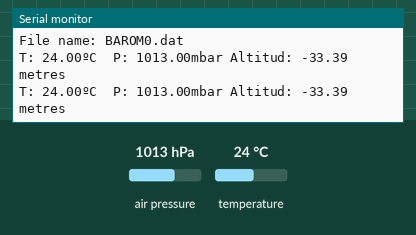
Simulated run of this sketch. Board: ATtiny85, built with avr-gcc and run on an emulated ATtiny85. On the bench: the last lines printed to the serial monitor. The test bench sets the inputs (shaded band); at power-on: air pressure 1013 hPa, temperature 24 °C. The local clock reads 2024-03-15 10:24:30 at power-on unless the sketch sets it; storage starts empty.

Above: at 11.2 s.
11.3 s: air pressure set to 952 hPa
At 12.6 s:
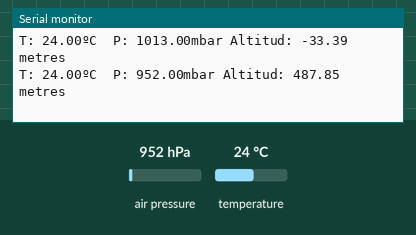
12.8 s: temperature set to 12 °C
At 13.9 s:
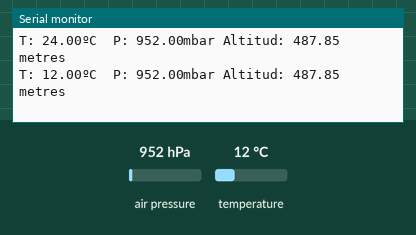
14.3 s: air pressure set to 975 hPa
At 20.34 s:
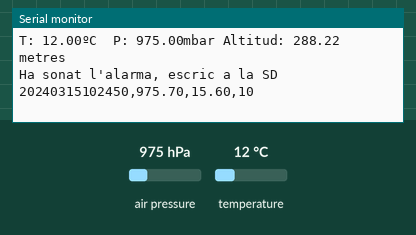
Timing chart, 0 to 21.8 s (numbered marks = the images above; inputs shaded):
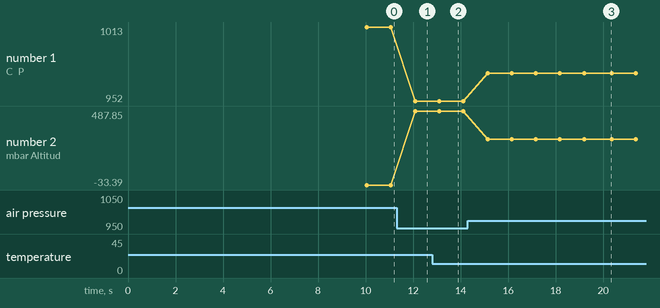

Measured:
- after the input at 11.3 s, the serial monitor: prints a new line after 0.78 s (image 1)
- after the input at 12.8 s, the serial monitor: prints a new line after 0.30 s (image 2)
- after the input at 14.3 s, the serial monitor: prints a new line after 0.83 s (image 3)
- plotted number 1: 1013 → 952 after the input at 11.3 s, 952 → 975 after the input at 14.3 s
- plotted number 2: -33.39 → 487.85 after the input at 11.3 s, 487.85 → 288.22 after the input at 14.3 s

The sketch:

sketch_mar06a.ino
```cpp
/******************************************************************************
 EQUIP BAROGRAF llegeix a la vegada temps, temperatura i pressió atmosfèrica i ho escriu en una uSD

 components:
 1) Arduino uno
 2) Velleman vma202 datalogger

 3) adafruit bme 680
 Es tracta d'un sensor d'humitat, temperatura i pressió

 CODI PREPARAT PER A LA UNIVERSITAT DE LES ILLES BALEARS DINS EL PROJECTE
 VENOM I DISTRIBUIT ALS INSTITUTS DE BATXILLERAT PARTICIPANTS.

 Data última revisió 051219
 joan@tremar.cat

 CONNEXIONS

 adafruit bme680                                            ARDUINO
1-Vin                                                    3.3V
2-3Vo                                                    ---
3-GND                                                    GND
4-SCK                                                    SCL
5-SDO                                                    ---
6-SDI                                                    SDA
7-CS                                                     --

 ******************************************************************************/


//////////////////////////////////////////////////////////////////////
// COSES DE LA TARJA SD
/////////////////////////////////////////////////////////////////////

#include <SPI.h>
#include <SD.h>

// set up variables using the SD utility library functions:
Sd2Card card;
SdVolume volume;
SdFile root;

const int chipSelect = 10; //CHIP SELECT 8 PER LA MICRO SD SHIFT DE SPARKFUN; ALTRES ADAFRUIT 10; VELLEMAN VMA202 10


// MAR_ACXX.dat, fins a 99.
#define LOG_FILE_PREFIX "BAROM"
#define MAX_LOG_FILES 100
#define LOG_FILE_SUFFIX "dat"
#define MIDA_MAX 500000 // en bytes, canviar pel que convingui. 500000 són aprox 1 setmana a 1mn
char logFileName[13]; // Char string to store the log file name

#define CAPSALERA1 "barograf arduino venom 01"
#define CAPSALERA2 "data,hora,press(mb), temp (ºC),num_mostres"

String dades=""; //variable on ficarem les dades
File fitxer_dades;

////////////////////////////////////////////////
//COSES DEL RELLOTGE
///////////////////////////////////////////////
#include <Wire.h> //comunicacio i2c
#include "RTClib.h" //pel rellotge ds3107 de la velleman vm202
//RTC_DS1307 rtc;
RTC_PCF8523 rtc;
DateTime ara;

/*
////////////////////////////////////
//COMUNICACIO SERIE
//////////////////////////////////
#include <SoftwareSerial.h>

#define TXpin 7   //Sortida d'aquest arduino
#define RXpin 6  //entrada a aquest arduino
SoftwareSerial marea_SS = SoftwareSerial(RXpin, TXpin);

*/

/////////////////////////////////////////////////////////////////
//COSES DELS SENSORS
//////////////////////////////////////////////////////////////////////
//BAROMETRE BMP280
#include "Adafruit_BMP280.h"


Adafruit_BMP280 bmp; // I2C

void setup()
{

      Serial.begin(9600);  //el port serie de l'arduino

      //////////////////////////////////////////////////////////////////////////////
      // COSES DEL RELLOTGE
      ///////////////////////////////////////////////////////////////////////////////
      Wire.begin();
      rtc.begin(); // inicialitza el rellotge

      ////////////////////////////////////////////////////////////////////////////
      // UN PETIT DIÀLEG PER QUAN ES CONNECTA UN PORT SÈRIE
      ///////////////////////////////////////////////////////////////////////////
      Serial.flush();
/*
      ara=rtc.now();
      Serial.print(ara.year(), DEC);
      Serial.print('/');
      Serial.print(ara.month(), DEC);
      Serial.print('/');
      Serial.print(ara.day(), DEC);
      Serial.print('-');
      Serial.print(ara.hour(), DEC);
      Serial.print(':');
      Serial.print(ara.minute(), DEC);
      Serial.print(':');
      Serial.print(ara.second(), DEC);
      Serial.println();
*/
      posa_hora();//Serial.flush();
/*
      ara=rtc.now();
      Serial.print(ara.year(), DEC);
      Serial.print('/');
      Serial.print(ara.month(), DEC);
      Serial.print('/');
      Serial.print(ara.day(), DEC);
      Serial.print('-');
      Serial.print(ara.hour(), DEC);
      Serial.print(':');
      Serial.print(ara.minute(), DEC);
      Serial.print(':');
      Serial.print(ara.second(), DEC);
      Serial.println();
*/
    ////////////////////////////////////////////////////////////////////////////
    // CREO EL FITXER DE DADES
    ///////////////////////////////////////////////////////////////////////////
      //MIRO SI LA TARJA SD HI ÉS
      if (!SD.begin(chipSelect)) {
        //Serial.println(F("ERROR TARJA SD"));
        return;
      }

     updateFileName(); // creem un nou fitxer i escrivim la capçalera
     File logFile = SD.open(logFileName, FILE_WRITE); // obrim el fitxer de dades, si ho fem bé escrivim les dades i el tanquem
     if(logFile) {
              logFile.println(logFileName);
              logFile.println(CAPSALERA1);
              logFile.println(CAPSALERA2);
              }
     logFile.close();

     ////////////////////////////////////////////////////////////////////////
     //POSO A PUNT EL SENSOR
     ///////////////////////////////////////////////////////////////////////

     if (!bmp.begin()) {
         Serial.println(F("Could not find a valid BME680 sensor, check wiring!"));
      while (1);
      }

  /* Default settings from datasheet. */
  bmp.setSampling(Adafruit_BMP280::MODE_NORMAL,     /* Operating Mode. */
                  Adafruit_BMP280::SAMPLING_X2,     /* Temp. oversampling */
                  Adafruit_BMP280::SAMPLING_X16,    /* Pressure oversampling */
                  Adafruit_BMP280::FILTER_X16,      /* Filtering. */
                  Adafruit_BMP280::STANDBY_MS_500); /* Standby time. */


} //DEL SETUP


////////////////////////////////////////////////////////////////
//LOOOOOOP
///////////////////////////////////////////////////////////////

void loop()
{

    double pres, temp;
    int num_mostres=0;int jaerahora=HIGH;
    char any[4];char mes[3];char dia[3];char hora[3];char minut[3];char segon[3];
    String data="";
    String aux_str="";
    int i,minut_inici,minut_actual;
    int aa;int mm; int dd; int hh; int mn; int sg;
    //unsigned long temps,inici,actual;

    dades=""; //buido la variable que conté les dades abans de començar a llegir
    Serial.flush();

    //inici=millis();
    ara=rtc.now();
    minut_inici=ara.minute();
    //Serial.println(minut_inici);
/*
      Serial.print(ara.year(), DEC);
      Serial.print('/');
      Serial.print(ara.month(), DEC);
      Serial.print('/');
      Serial.print(ara.day(), DEC);
      Serial.print('-');
      Serial.print(ara.hour(), DEC);
      Serial.print(':');
      Serial.print(ara.minute(), DEC);
      Serial.print(':');
      Serial.print(ara.second(), DEC);
      Serial.println();
*/

  ///////////////////////////////////////////////
  //LLEGIM EL SENSOR
  //////////////////////////////////////////////////
  int mostres = 0;
      while (mostres<10){                                //Anirà mesurant mentre l'alarma no faci canviar el flag jaerahora

          Serial.print("T: ");
          Serial.print(bmp.readTemperature());
          Serial.print("ºC  P: ");
          Serial.print(bmp.readPressure()/100);
          Serial.print("mbar Altitud: ");
          Serial.print(bmp.readAltitude(1009.00));
          Serial.println(" metres");
          temp+=bmp.readTemperature();
          pres+=bmp.readPressure()/100;//Serial.println(bmp.readPressure());


          num_mostres ++;
          delay(1000);
          //LowPower.powerDown(SLEEP_1S, ADC_OFF, BOD_OFF); //adormim per estalvi energia
          ara=rtc.now();

          mostres++;
          minut_actual=ara.minute();
          //Serial.println(minut_actual);
          //actual=millis();temps=actual-inici;
          if(minut_actual!=minut_inici) jaerahora = LOW; //i finalment comprovo si ja es hora d'escriure a la SD. guardo 35ms per esciure.
          //if(temps>=60000-35) jaerahora = LOW; //i finalment comprovo si ja es hora d'escriure a la SD. guardo 35ms per esciure.
      }

/////////////////////////////////////////////////////////
//EN SORTIR DEL BUCLE DE MESURA, ESCRIC LES DADES A LA SD, I SI EL COMPTADOR M'HO INDOCA HO ENVIO PEL PORT SERIE
//////////////////////////////////////////////////////////
      Serial.println();
      Serial.println(F("Ha sonat l'alarma, escric a la SD"));
      ara=rtc.now();
      temp/=num_mostres;//promitjo les mesures fetes
      pres/=num_mostres;


      aux_str=""; //buido la variable que conté les dades abans escriure de nou
      data="";

      String any_str=String(ara.year());
      //sprintf(any, "%04d", ara.year());
      sprintf(mes, "%02d", ara.month());sprintf(dia, "%02d", ara.day());sprintf(hora, "%02d", ara.hour());sprintf(minut, "%02d", ara.minute());sprintf(segon, "%02d", ara.second());
      data=(String(any_str)+String(mes)+String(dia)+String(hora)+String(minut)+String(segon));

      aux_str.concat(data);aux_str.concat(',');
      aux_str.concat(String(pres,2));aux_str.concat(',');
      aux_str.concat(String(temp,2));aux_str.concat(',');
      aux_str.concat(String(num_mostres));

      Serial.println(aux_str);              //escric al port serie hard per control
      data="";

     ////////////////////////////////////////
     //ESCRIC SD
     ///////////////////////////////////////

     //primer miro la mida del fitxer, que no es passi
      unsigned long mida;
      File logFile = SD.open(logFileName, FILE_WRITE); // obrim el fitxer de dades,
      if(logFile) {
        mida=logFile.size();
        //Serial.print(F("Mida del fitxer : "));Serial.println(mida);
      }
      logFile.close();
      if (mida > MIDA_MAX) {
        updateFileName(); // si es passa, creem un nou fitxer i escrivim la capçalera
        File logFile = SD.open(logFileName, FILE_WRITE); // obrim el fitxer de dades, si ho fem bé escrivim la capçalera i el tanquem
        if(logFile) {
              logFile.println(logFileName);
              logFile.println(CAPSALERA1);
              logFile.println(CAPSALERA2);
              }
        logFile.close();
      }

        //i escrivim normalment
      logFile = SD.open(logFileName, FILE_WRITE); // obrim el fitxer de dades,
     if(logFile) {logFile.println(aux_str);//Serial.println(F("Ole"));
     }
      logFile.close();
      delay(100);

/*
      /////////////////////////////////////////////////////////////////////////
      //ENVIO PEL PORT SERIE,
      //////////////////////////////////////////////////////////////////////
      // envio una cosa com ara: $BAROM,20190925114400,0.00,56


              Serial.println(F("ho envio pel port serie"));
              data.concat("$BAROM,");
              data.concat(aux_str);
              marea_SS.listen();
              marea_SS.println(data);   //escric al port serie soft per a l'arduino que hi estigui connectat
              marea_SS.flush();
              Serial.println(data);
              data="";
*/

} //DEL LOOP


// updateFileName() - Looks through the log files already present on a card,
// and creates a new file with an incremented file index.
void updateFileName()
{
  int i = 0;
  for (; i < MAX_LOG_FILES; i++)
  {
    memset(logFileName, 0, strlen(logFileName)); // Clear logFileName string
    // Set logFileName to "gpsbarXX.dat":
    sprintf(logFileName, "%s%d.%s", LOG_FILE_PREFIX, i, LOG_FILE_SUFFIX);
    if (!SD.exists(logFileName)) // If a file doesn't exist
    {
      break; // Break out of this loop. We found our index
    }
    else // Otherwise:
    {
 //     Serial.print(logFileName);
 //     Serial.println(" exists"); // Print a debug statement
    }
  }
  Serial.print(F("File name: "));
  Serial.println(logFileName); // Debug print the file name
}


void posa_hora() {
  int aa;int mm; int dd; int hh; int mn; int sg;
  int c;

  if(Serial){
  Serial.println(F("H posa l'hora. tens 10s:"));
  }
  unsigned long ms=millis();
  while(!Serial.available() && (millis()-ms)<10000){delay(1);} //espero la comanda durant 10"
  while(Serial.available()) {
    c=Serial.read();
  }
  if (c=='H'||c=='h'){
  Serial.print(F("aaaa:"));  Serial.flush();
  while(!Serial.available()){delay(1);} //espero la comanda
  while(Serial.available()) {    aa=Serial.parseInt();Serial.println(aa);  }
  Serial.print(F("mm:"));
  while(!Serial.available()){delay(1);} //espero la comanda
  while(Serial.available()) {    mm=Serial.parseInt();Serial.println(mm);  }
  Serial.print(F("dd:"));
  while(!Serial.available()){delay(1);} //espero la comanda
  while(Serial.available()) {    dd=Serial.parseInt();Serial.println(dd);  }
  Serial.print(F("hh:"));
  while(!Serial.available()){delay(1);} //espero la comanda
  while(Serial.available()) {    hh=Serial.parseInt();Serial.println(hh);  }
  Serial.print(F("mn:"));
  while(!Serial.available()){delay(1);} //espero la comanda
  while(Serial.available()) {    mn=Serial.parseInt();Serial.println(mn);  }
  Serial.print(F("sg:"));
  while(!Serial.available()){delay(1);} //espero la comanda
  while(Serial.available()) {    sg=Serial.parseInt();Serial.println(sg);  }
  rtc.adjust(DateTime(aa, mm, dd, hh, mn, sg));
  } // de posar a l'hora
  else{}
}
```
